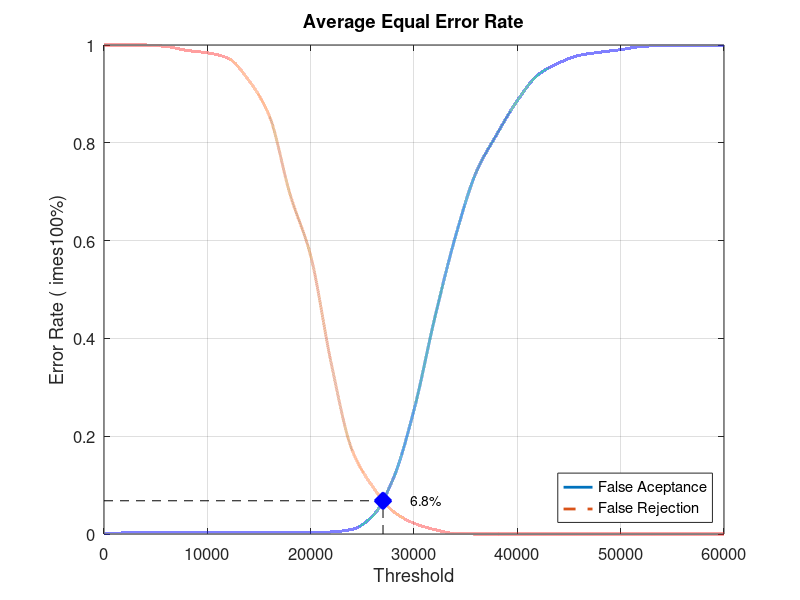
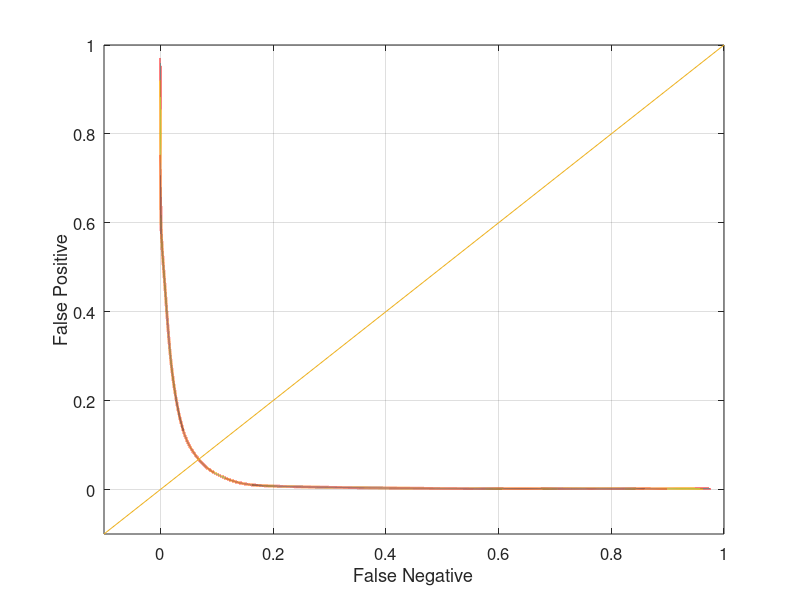

The MATLAB script that drew these images, in order:
close all;
clear;
clc;
x = 0:2000:60000;
xq = 0:0.5:60000;

y0 = [0 0.00210526 0.00210526 0.00210526 0.00210526 0.00210526 0.00210526 0.00210526 0.00210526 0.00210526 0.00210526 0.00421053 0.00947368 0.0368421 0.113684 0.253684 0.441053 0.607368 0.738947 0.816842 0.886316 0.938947 0.963158 0.978947 0.985263 0.990526 0.996842 0.998947 0.998947 0.998947 1]
yy0 = interp1(x, y0, xq, 'pchip');
y1 = [1 1 1 0.997 0.989 0.984 0.973 0.928 0.855 0.695 0.569 0.348 0.172 0.097 0.046 0.022 0.009 0.001 0 0 0 0 0 0 0 0 0 0 0 0 0]
yy1 = interp1(x, y1, xq, 'pchip');

% Calculating EER: 
y2 = abs(y0 - y1);
find(y2 == min(y2))
yy2 = abs(yy0 - yy1);
xEER = find(yy2 == min(yy2));
xEERIndex = xq(xEER) % X-axis EER
yEER = yy0(xEER) % Y-axis EER

main = figure
plot(xq, yy0,'-','LineWidth', 2);	hold on
plot(xq, yy1,'--','LineWidth', 2);	hold on
plot([xEERIndex xEERIndex], [0 yEER], 'k--');	hold on
plot([0 xEERIndex], [yEER yEER], 'k--');	hold on
plot(xEERIndex, yEER, 'bx', 'LineWidth', 10);	hold on
text(xEERIndex + 10 * xEERIndex / 100, yEER, [num2str(round((10000 * yEER)) / 100) '%'])
legend('False Aceptance', 'False Rejection', 'Location', 'SouthEast')
xlabel('Threshold')
ylabel('Error Rate (	imes100%)')
title('Average Equal Error Rate')
set(gca, 'FontSize', 12)
axis([0 60000 0 1])
grid on

print(main, 'Database2AverageMain', '-dpng');
FNRxFPR = figure('Color', [1 1 1]);
plot(yy1, yy0, '-', yy1, yy0, 'LineWidth', 2);
hold on
y = -0.1:0.1:1
plot(y, y); 
set(gca, 'FontSize', 12)
xlabel('False Negative')
ylabel('False Positive')
axis([-0.1 1 -0.1 1])
set(gca, 'FontSize', 12)
grid on

print(FNRxFPR, 'Database2AverageFNRxFPR','-dpng');
